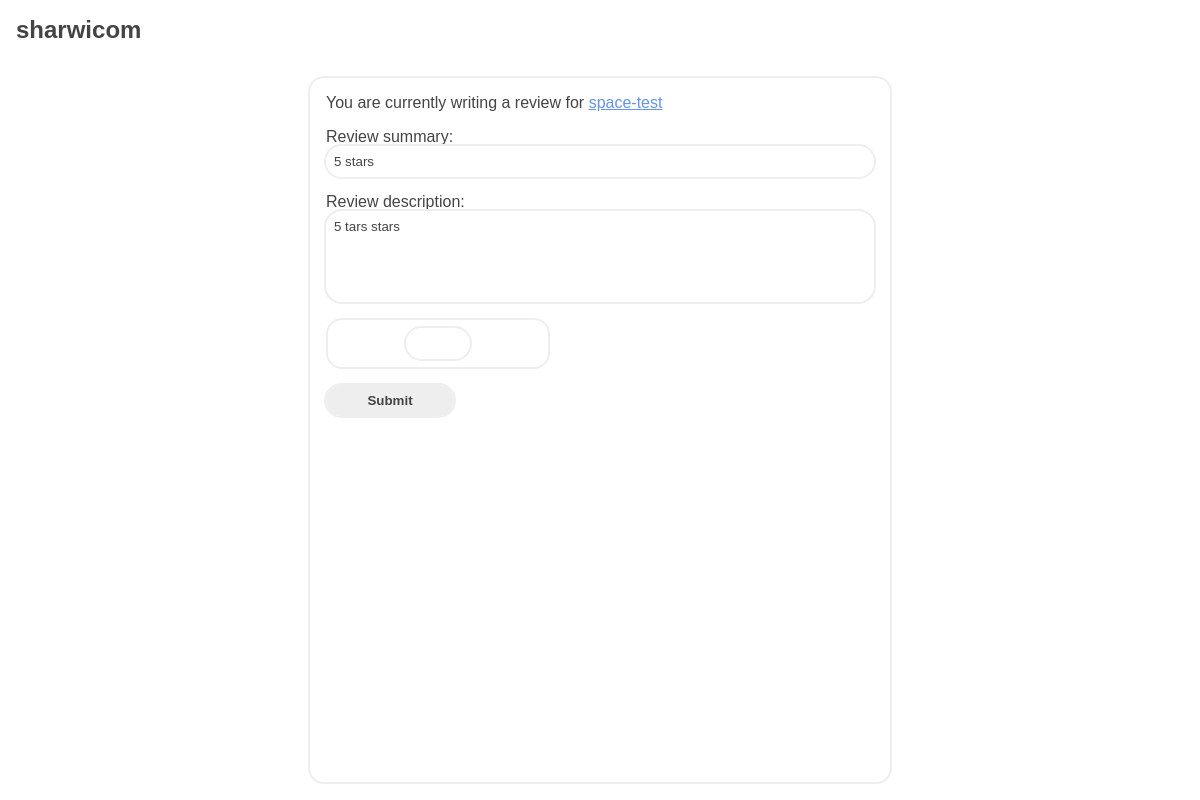
The app's page /edit-review/space-test (signed in) with its own data.
### mainapp/models.py (models this page shows, shortened)
class Content(models.Model):
    author = models.CharField(max_length=50, default="Author placeholder")
    url_name = models.CharField(max_length=50) # title in lowercase without spaces
    title = models.CharField(max_length=50)
    description = models.TextField(default="Description placeholder")
    type = models.CharField(max_length=20, default="book")
    ratings = models.JSONField(default=dict)

class Review(models.Model):
    author = models.ForeignKey(User, on_delete=models.CASCADE)
    date = models.DateTimeField(auto_now_add=True)
    content = models.ForeignKey(Content, on_delete=models.CASCADE)
    summary = models.CharField(max_length=50)
    description = models.TextField()
    rating = models.SmallIntegerField(default=0)

### mainapp/views.py (the view)
# urls.py: path('edit-review/<str:content_url_name>', views.edit_review, name='edit_review'),
@login_required
def edit_review(request, content_url_name):
    template = loader.get_template('mainapp/add-review.html')
    try: content = Content.objects.get(url_name=content_url_name)
    except Content.DoesNotExist: return HttpResponse(template.render({'success': False, 'message': "Content specified in the URL does not exist!"}, request))
    try: review = Review.objects.get(Q(author=request.user) & Q(content=content))
    except: return HttpResponse(template.render({'success': False, 'message': "This review does not exist!"}, request))
    if request.method == 'POST':
        form = ReviewForm(request.POST)
        if form.is_valid():
            summary = form.cleaned_data['summary']
            description = form.cleaned_data['description']
            validation_message = validate_review(content, summary, description, request.user, True)
            if validation_message == 0:
                review = Review()
                review.summary = summary
                review.description = description
                review.author = request.user
                review.content = content
                rating = content.get_user_rating(request.user)
                if rating != None:
                    review.rating = rating
                review.save()
                return redirect('content', content.url_name)
            else:
                form.add_error(None, validation_message) # display the validation error
        else:
            form.add_error(None, "Captcha verification failed")
    else:
        form = ReviewForm() # display an empty form if the request method is GET
        form = ReviewForm(initial={
            'summary': review.summary,
            'description': review.description,
        })
    context = {
        'success': True,
        'form': form,
        'url_name': content.url_name,
    }
    return render(request, 'mainapp/add-review.html', context)

### mainapp/forms.py
class ReviewForm(forms.Form):
    summary = forms.CharField(max_length=50, label="Review summary")
    description = forms.CharField(widget=forms.Textarea(attrs={'cols': 50, 'rows': 5}), label="Review description")
    captcha = CaptchaField()

### mainapp/templates/mainapp/add-review.html (shortened to what this page needs)
{% extends "mainapp/home-base.html" %}
{% load static %}
{% block body %}
{% if success %}
    <div class="review-creator-wrapper">
        <div class="create-frame">
            <form action="" method="post">
                <span>You are currently writing a review for <a href="{% url 'content' url_name %}">{{url_name}}</a></span>
                {{ form.summary.label_tag }}
                {{ form.summary }}
                {{ form.description.label_tag }}
                {{ form.description }}
                <div class="captcha-panel">
                    {{ form.captcha }}
                </div>
                <button type="submit">Submit</button>
            </form>
        </div>
    </div>
{% else %}
    {{ message }}
{% endif %}
{% endblock %}

### mainapp/static/mainapp/css/main.css (style rules this page uses)
html, body { margin: 0; height: 100%; }
.sharwicom-wrapper * { box-sizing: border-box; font-family: "Gill Sans", "Gill Sans MT", Calibri, "Trebuchet MS", sans-serif !important; }
.sharwicom-wrapper a { color: #6593e9; }
.sharwicom-wrapper .captcha-panel { display: flex; align-items: center; justify-content: center; border: solid #eeeeee 2px; border-radius: 1rem; padding: 1rem; gap: 1rem; margin-bottom: 1rem; width: 14rem; padding: 0.5rem !important; }
.sharwicom-wrapper .captcha-panel * { margin: 0; }
.sharwicom-wrapper .captcha-panel input { width: 4rem; margin-bottom: 0; }
.sharwicom-wrapper .home-wrapper .body .content-creator-wrapper, .sharwicom-wrapper .home-wrapper .body .review-creator-wrapper { display: flex; align-items: center; justify-content: center; height: 100%; }
.sharwicom-wrapper .home-wrapper .body .content-creator-wrapper span, .sharwicom-wrapper .home-wrapper .body .review-creator-wrapper span { margin-bottom: 1rem; }
.sharwicom-wrapper .home-wrapper .body .content-creator-wrapper .create-frame, .sharwicom-wrapper .home-wrapper .body .review-creator-wrapper .create-frame { border: solid #eeeeee 2px; border-radius: 1rem; padding: 1rem; width: 50%; height: 100%; overflow-y: auto; }
.sharwicom-wrapper .home-wrapper .body .content-creator-wrapper .create-frame form, .sharwicom-wrapper .home-wrapper .body .review-creator-wrapper .create-frame form { display: flex; flex-direction: column; }
.sharwicom-wrapper .home-wrapper .body .content-creator-wrapper .create-frame form input, .sharwicom-wrapper .home-wrapper .body .review-creator-wrapper .create-frame form input { padding: 0.5rem; background-color: #ffffff; outline: #eeeeee solid 2px !important; border-radius: 1rem; border: none; color: #444444; transition: all 0.2s ease-in-out; margin-bottom: 1rem; padding: 0.5rem; }
.sharwicom-wrapper .home-wrapper .body .content-creator-wrapper .create-frame form textarea, .sharwicom-wrapper .home-wrapper .body .review-creator-wrapper .create-frame form textarea { padding: 0.5rem; background-color: #ffffff; outline: #eeeeee solid 2px !important; border-radius: 1rem; border: none; color: #444444; transition: all 0.2s ease-in-out; resize: none; margin-bottom: 1rem; padding: 0.5rem; }
.sharwicom-wrapper .home-wrapper .body .content-creator-wrapper .create-frame form button, .sharwicom-wrapper .home-wrapper .body .review-creator-wrapper .create-frame form button { padding: 0.5rem; background-color: #eeeeee; border-radius: 1rem; border: none; color: #444444; font-weight: 900; transition: all 0.2s ease-in-out; outline: #eeeeee solid 2px !important; width: min-content; margin-bottom: 1rem; padding: 0.5rem; width: 8rem; }
.sharwicom-wrapper .home-wrapper .body .content-creator-wrapper .create-frame form .captcha-panel input, .sharwicom-wrapper .home-wrapper .body .review-creator-wrapper .create-frame form .captcha-panel input { margin: 0; }

### records on screen
Content: url_name "space-test"
Review: summary "5 stars", description "5 tars stars"
